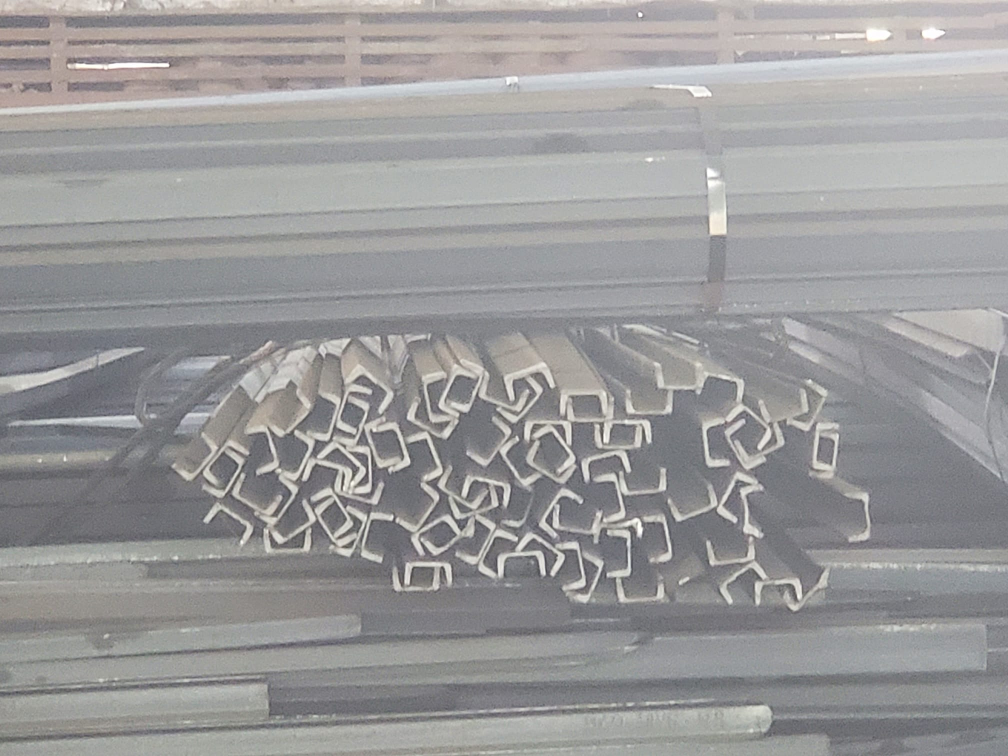
#> input picture data/3.jpeg, 2016 x 1512 px (shown at 1/2 size)
$ jupyter execute angle_detection_from_shape.ipynb
#> lines starting #> are read from the running program, lines starting #| are printed output that depends on the picture; after the words box and inside, x2 and y2 are one past the last pixel; in counts of white or black regions, pixels touching at a corner belong together
### utilities.py
import cv2

import numpy as np


class point():
    x: int
    y: int

def crop(image, mask_pts):
    #imageGray = cv2.cvtColor(image, cv2.COLOR_BGR2GRAY)
    mask = np.zeros(image.shape[:2], dtype="uint8")
    pts = np.array(mask_pts)
    color = 255
    cv2.fillPoly(mask, [pts], color)
    masked = cv2.bitwise_and(image, image, mask=mask)
    rect = cv2.boundingRect(pts)
    x,y,w,h = rect
    croped = image[y:y+h, x:x+w].copy()
    print(croped.shape , image.shape)
    return croped, image

def find_points(point_list: list, points: list):
    if len(point_list)>1:
        # print("start condition satisfied")
        x=point_list[0]
        print("x: ", x,point_list)
        for i in range(len(point_list)-1):
            # print(f"{i}: value->", point_list[i])
            if i == len(point_list)-2:
                # print(f'>>>>>>>>>>>>>>>>1')
                points.append((x, point_list[i+1]))
                # print("finished")
                return
            # print(f'>>>>>>>>>>>>>>>>1')
            if point_list[i+1] - point_list[i]<3:
                # print(f'>>>>>>>>>>>>>>>>>>>> 2')
                continue
            else:
                # print("in else")
                new_points = point_list[i+2:]
                find_points(new_points, points)
                points.append((x, point_list[i]))
                return

### angle_detection_from_shape.ipynb
[cell 1]
import os
import sys
import glob
import cv2
import numpy as np
import matplotlib.pyplot as plt
from skimage.filters import threshold_multiotsu
import utilities as utl

[cell 2]
image = cv2.imread("./data/3.jpeg",0)
#> image: shape (1512, 2016); min 62, max 255, mean 154
plt.imshow(image*255)
# plt.close()
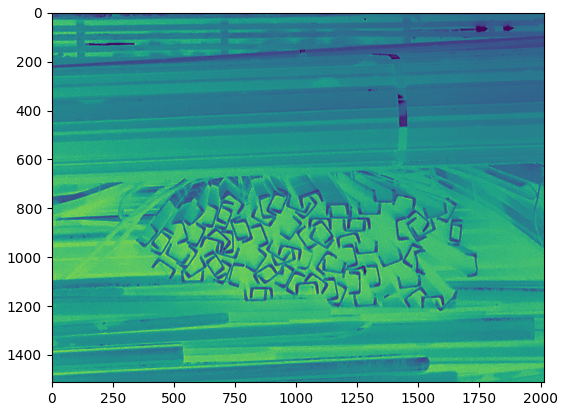
#> figure drawn by matplotlib, 1 panel

[cell 3]
# cv2.imwrite(f"./test_results/multiply_by_255.png", image*255)

[cell 4]
# cv2.threshold(image, 127, 255, cv2.THRESH_BINARY | cv2.THRESH_OTSU);
# plt.imshow(image)

[cell 5]
mask_pts = [[310,630], [1810,630], [1810,1280], [300,1280]]

croped, original = utl.crop(image, mask_pts)
#> in crop, `cv2.fillPoly(mask, [pts], color)`:
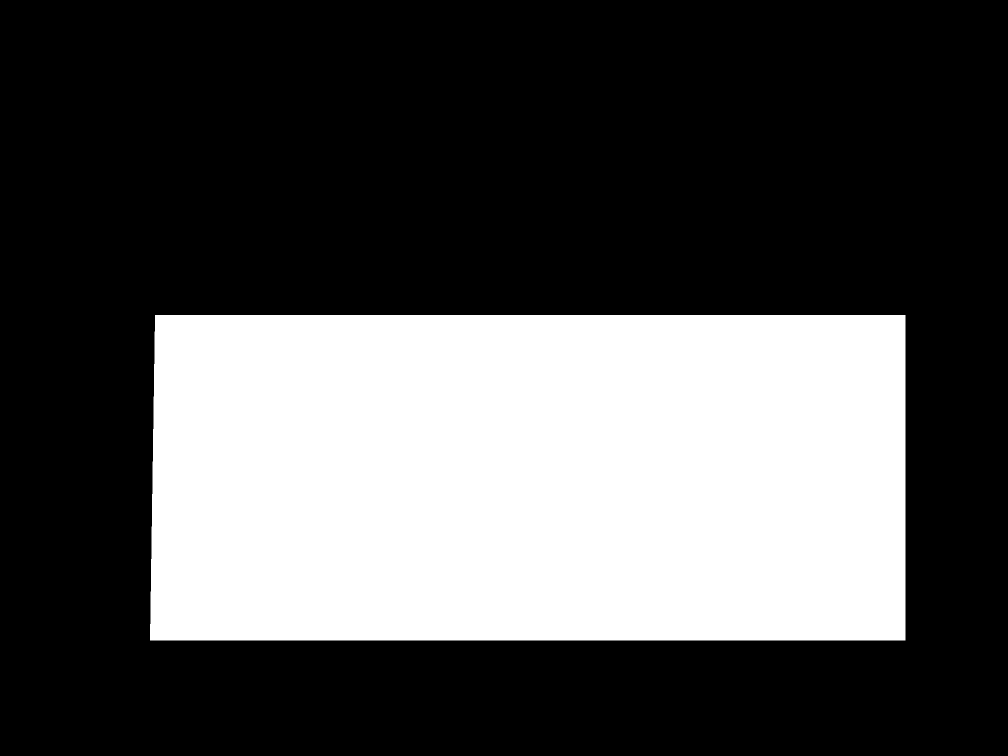
#> mask: shape (1512, 2016) (shown at 1/2 size); 32.2% white; 1 white region, box (x1, y1, x2, y2) and area: (300, 630, 1811, 1281) 980406
#> in crop, `masked = cv2.bitwise_and(image, image, mask=mask)`:
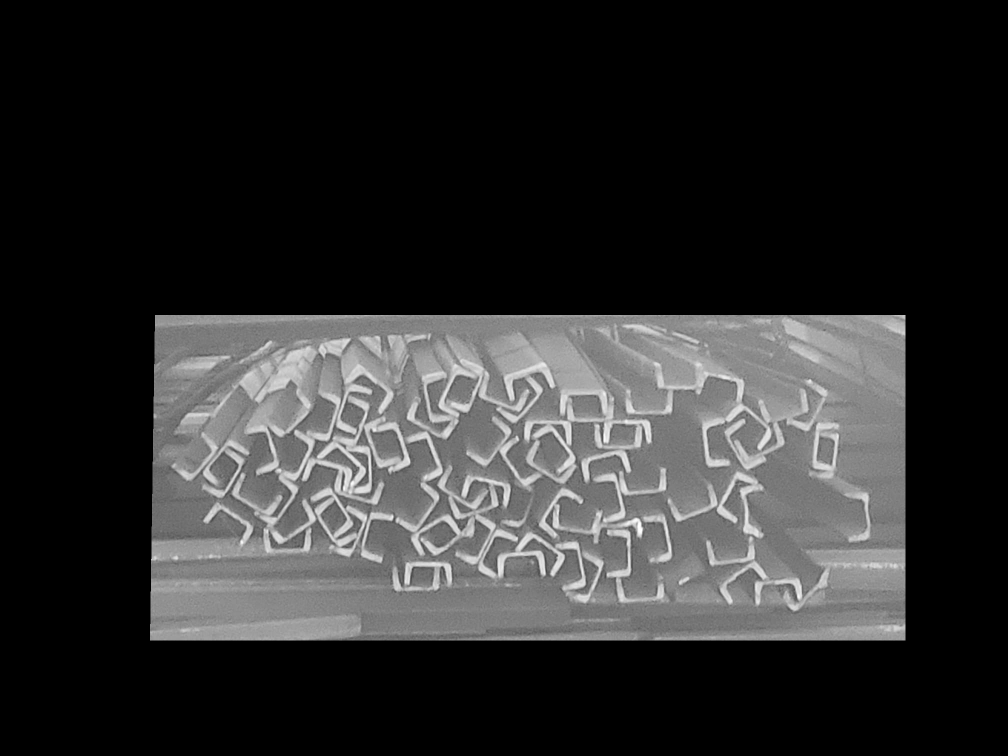
#> masked: shape (1512, 2016) (shown at 1/2 size); min 0, max 255, mean 45.4
#> in crop, `croped = image[y:y+h, x:x+w].copy()`:
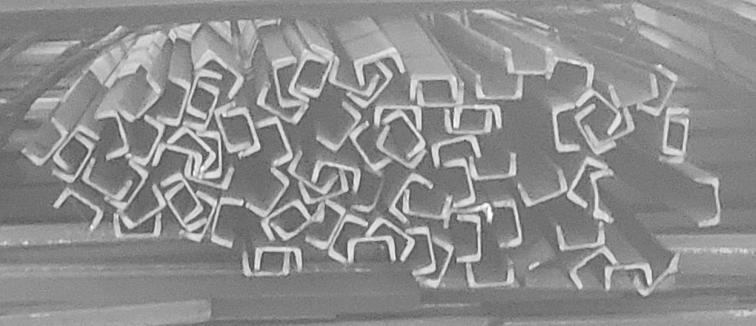
#> croped: shape (651, 1511) (shown at 1/2 size); min 62, max 255, mean 141.2
#| (651, 1511) (1512, 2016)
plt.imshow(croped)

[cell 6]
  # converting to its binary form
bw = cv2.threshold(croped, 170, 255, cv2.THRESH_BINARY)
print(bw[1][0])
#> (printed output is left out)
plt.imshow(bw[1])
cv2.imwrite(f'./test_results/test_bw.png', bw[1])
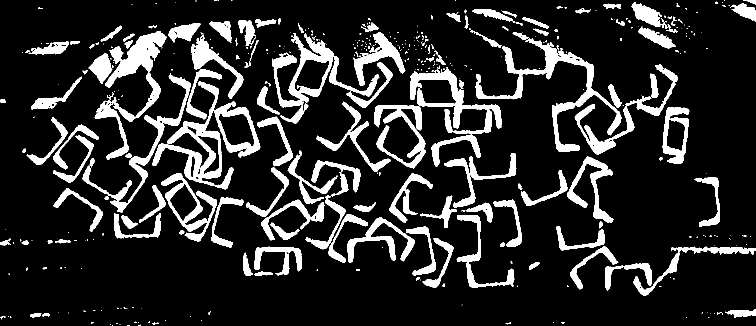
#> saved as test_bw.png: shape (651, 1511) (shown at 1/2 size); 15.6% white; 429 white regions (281 under 20 px), largest, box (x1, y1, x2, y2) and area: (189, 62, 333, 319) 8971, (951, 77, 1243, 304) 8935, (304, 162, 468, 379) 7398
#> Out = True

[cell 7]
mask_pts1 = [[1390,350], [1445,350], [1445,455], [1390,455]]

croped1, original1 = utl.crop(bw[1], mask_pts1)
#> in crop (call 2), `cv2.fillPoly(mask, [pts], color)`:
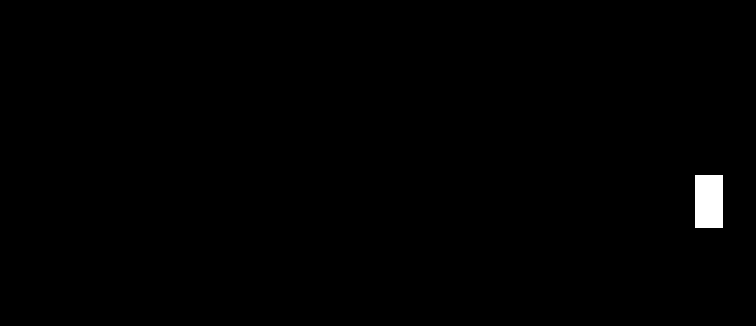
#> mask: shape (651, 1511) (shown at 1/2 size); 0.6% white; 1 white region, box (x1, y1, x2, y2) and area: (1390, 350, 1446, 456) 5936
#> in crop (call 2), `masked = cv2.bitwise_and(image, image, mask=mask)`:
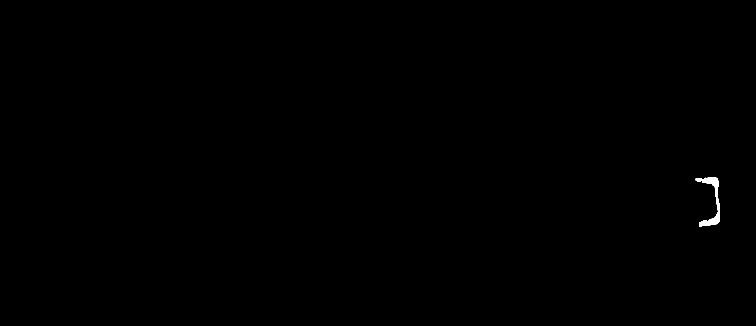
#> masked: shape (651, 1511) (shown at 1/2 size); 0.14% white; 1 white region, box (x1, y1, x2, y2) and area: (1390, 354, 1440, 454) 1358
#> in crop (call 2), `croped = image[y:y+h, x:x+w].copy()`:
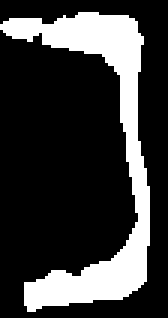
#> croped: shape (106, 56) (shown 3 times larger); 22.9% white; 1 white region, box (x1, y1, x2, y2) and area: (0, 4, 50, 104) 1358
#| (106, 56) (651, 1511)
print("shape:", croped.shape)
#| shape: (651, 1511)
plt.imshow( croped1)

[cell 8]
kernel_shape = (60,60)

[cell 9]
from array import array
from ctypes.wintypes import POINT


def find_angle_ninty(img):
    tr = 0.6
    x_ = []
    y_ = []
    array=np.array(img.shape)
#> array = [106, 56]
    for i in range(img.shape[0]):
        cnt_x = 0
        for j in range(img.shape[1]):
            if img[i][j] > 0:
                cnt_x +=1
        if cnt_x > img.shape[1]*tr:
            # print(cnt_x, img.shape[1]*tr)
            x_.append(i)
    for i in range(img.shape[1]):
        cnt_y = 0
        for j in range(img.shape[0]):
            if img[j][i] > 0:
                cnt_y +=1
        if cnt_y > img.shape[0]*tr:
            # print(cnt_x, img.shape[0]*tr)
            y_.append(i)
#> after the loop, y_ = [42, 43, 44, 45]

    # start_point =
    # cv2.line(image, start_point, end_point, color, thickness)
    return x_,y_

[cell 10]
Y,X = find_angle_ninty(croped1)
#> Y = [6, 7, 8, 9, 10, 11, 12, 13, 14, 92, 93, 94, 95, 96, 97, 98]; X = [42, 43, 44, 45]
cl_croped= cv2.cvtColor(croped1, cv2.COLOR_GRAY2BGR);
plt.imshow(cl_croped)

[cell 11]
x_points = []
utl.find_points(X,x_points)
#> in find_points, `x=point_list[0]`: x = 42
#| x:  42 [42, 43, 44, 45]
#> the loop in find_points, `for i in range(len(point_list)-1): # print(f"{i}: value->", point_list..` made 3 passes
#> after the loop in find_points, `for i in range(len(point_list)-1):`: points = [(42, 45)]
y_points = []
utl.find_points(Y,y_points)
#| x:  6 [6, 7, 8, 9, 10, 11, 12, 13, 14, 92, 93, 94, 95, 96, 97, 98]
#> the loop in find_points, `for i in range(len(point_list)-1): # print(f"{i}: value->", point_list..` made 9 passes
#| x:  93 [93, 94, 95, 96, 97, 98]
#> after the loop in find_points, `for i in range(len(point_list)-1):`: points = [(93, 98), (6, 14)]
print(x_points,y_points)
print(croped1.shape[0])
#| 106
for z in x_points:
    for x in range(z[0],z[1]):
        cv2.line(cl_croped, [x,0], [x,croped1.shape[0]], (255,0,0), 1)
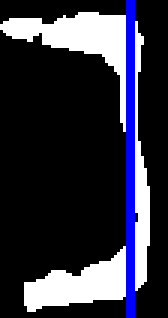
#> cl_croped: shape (106, 56, 3) (shown 3 times larger); mean B, G, R 62.5, 48.8, 48.8
for z in y_points:
    for x in range(z[0],z[1]):
        cv2.line(cl_croped, [0,x], [croped1.shape[0],x], (0,0,255), 1)
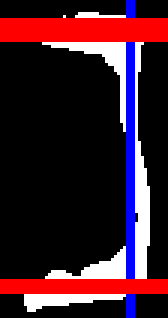
#> cl_croped: shape (106, 56, 3) (shown 3 times larger); 12.26% of pixels changed, all inside (x1, y1, x2, y2) = (0, 6, 56, 98)
plt.imshow(cl_croped)
cv2.imwrite(f'./test_results/test_rectangle.png', cl_croped)
#> Out = True

$ run again, with data/1.jpeg copied over data/3.jpeg
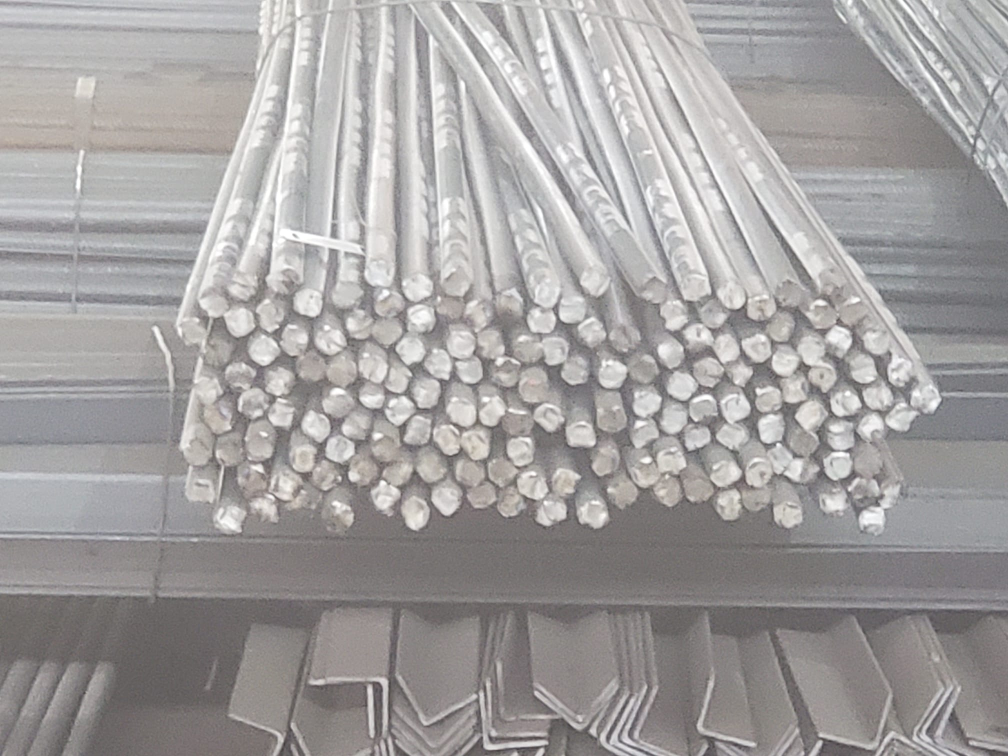
#> input picture data/1.jpeg, 2016 x 1512 px (shown at 1/2 size)
#> mask: shape (1512, 2016); 32.2% white; 1 white region, box (x1, y1, x2, y2) and area: (300, 630, 1811, 1281) 980406
#| (651, 1511) (1512, 2016)
#> (printed output is left out)
#> `cv2.imwrite(f'./test_results/test_bw.png', bw[1])`:
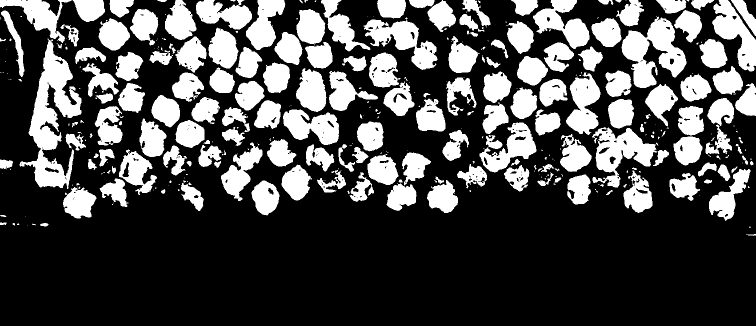
#> saved as test_bw.png: shape (651, 1511) (shown at 1/2 size); 29.7% white; 373 white regions (191 under 20 px), largest, box (x1, y1, x2, y2) and area: (39, 77, 163, 378) 14314, (1243, 33, 1373, 176) 9337, (1184, 254, 1315, 375) 7158
#> `cv2.imwrite(f'./test_results/test_bw.png', bw[1])`: Out = True
#> mask: shape (651, 1511); 0.6% white; 1 white region, box (x1, y1, x2, y2) and area: (1390, 350, 1446, 456) 5936
#> masked: shape (651, 1511); 0.13% white; 6 white regions (3 under 20 px), largest, box (x1, y1, x2, y2) and area: (1418, 383, 1446, 434) 1022, (1390, 356, 1400, 388) 102, (1408, 359, 1424, 367) 95
#> in crop (call 2), `croped = image[y:y+h, x:x+w].copy()`:
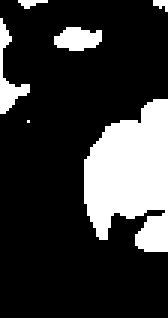
#> croped: shape (106, 56) (shown 3 times larger); 21.1% white; 6 white regions (3 under 20 px), largest, box (x1, y1, x2, y2) and area: (28, 33, 56, 84) 1022, (0, 6, 10, 38) 102, (18, 9, 34, 17) 95
#| (106, 56) (651, 1511)
#| shape: (651, 1511)
#> Y = []
#| 106
#> `cv2.imwrite(f'./test_results/test_rectangle.png', cl_croped)`: Out = True

$ run again, with data/2.jpeg copied over data/3.jpeg
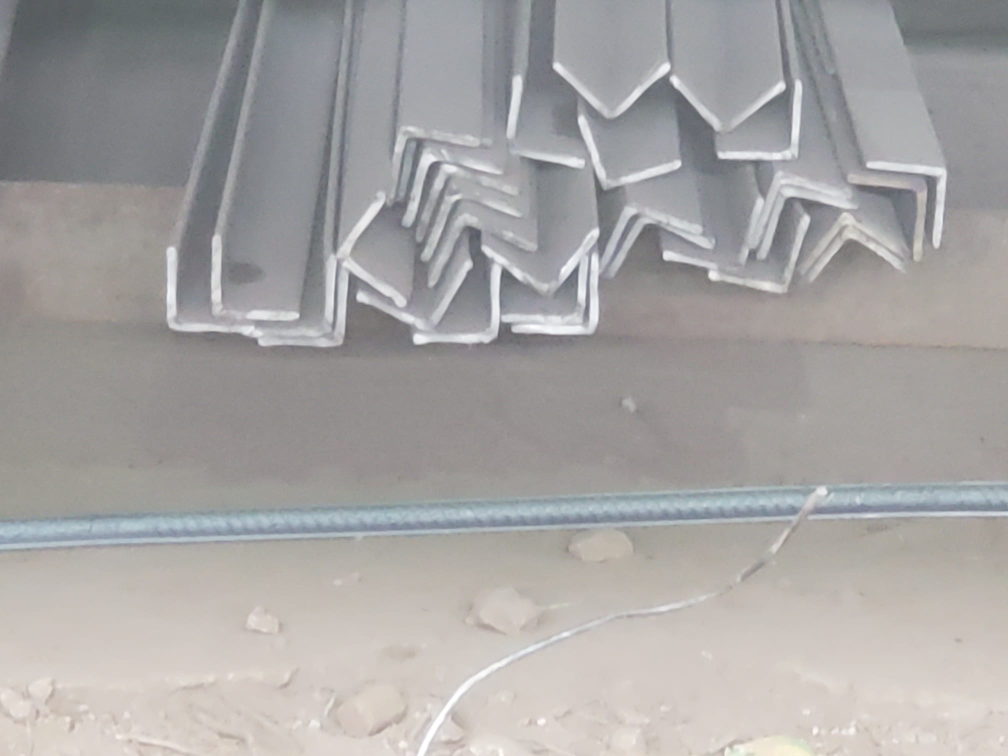
#> input picture data/2.jpeg, 2016 x 1512 px (shown at 1/2 size)
#> mask: shape (1512, 2016); 32.2% white; 1 white region, box (x1, y1, x2, y2) and area: (300, 630, 1811, 1281) 980406
#| (651, 1511) (1512, 2016)
#> (printed output is left out)
#> `cv2.imwrite(f'./test_results/test_bw.png', bw[1])`: Out = True
#> mask: shape (651, 1511); 0.6% white; 1 white region, box (x1, y1, x2, y2) and area: (1390, 350, 1446, 456) 5936
#> masked: shape (651, 1511); 0.19% white; 5 white regions (3 under 20 px), largest, box (x1, y1, x2, y2) and area: (1390, 353, 1446, 380) 1314, (1390, 396, 1446, 408) 569
#> croped: shape (106, 56); 32.1% white; 5 white regions (3 under 20 px), largest, box (x1, y1, x2, y2) and area: (0, 3, 56, 30) 1314, (0, 46, 56, 58) 569
#| (106, 56) (651, 1511)
#| shape: (651, 1511)
#> Y = 34 values from 4 to 56; X = []
#| x:  4 [4, 5, 6, 7, 8, 9, 10, 11, 12, 13, 14, 15, 16, 17, 18, 19, 20, 21, 22, 23, 24, 25, 26, 27, 47, 48, 49, 50, 51, 52, 53, 54, 55, 56]
#> the loop in find_points, `for i in range(len(point_list)-1): # print(f"{i}: value->", point_list..` made 24 passes
#> (printed output is left out)
#> after the loop in find_points, `for i in range(len(point_list)-1):`: points = [(48, 56), (4, 27)]
#| 106
#> after the loop `for z in y_points:`:
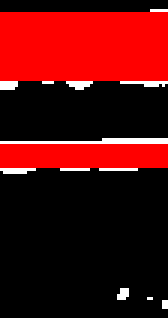
#> cl_croped: shape (106, 56, 3) (shown 3 times larger); mean B, G, R 9, 9, 83.6
#> `cv2.imwrite(f'./test_results/test_rectangle.png', cl_croped)`: Out = True
